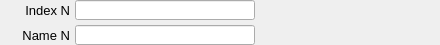
    <widget class="PyDMFrame" name="composite_2">
      <property name="geometry">
        <rect>
          <x>5</x>
          <y>95</y>
          <width>440</width>
          <height>45</height>
        </rect>
      </property>
      <widget class="QLabel" name="text_3">
        <property name="geometry">
          <rect>
            <x>0</x>
            <y>0</y>
            <width>70</width>
            <height>20</height>
          </rect>
        </property>
        <property name="text">
          <string>Index N</string>
        </property>
        <property name="font" stdset="0">
          <font>
            <pointsize>10</pointsize>
          </font>
        </property>
        <property name="brush" stdset="0">
          <brush brushstyle="SolidPattern">
            <color alpha="255">
              <red>0</red>
              <green>0</green>
              <blue>0</blue>
            </color>
          </brush>
        </property>
        <property name="toolTip">
          <string>text_3</string>
        </property>
        <property name="alignment">
          <set>Qt::AlignRight|Qt::AlignTrailing|Qt::AlignVCenter</set>
        </property>
        <property name="styleSheet">
          <string notr="true">QLabel#text_3 {
  color: rgb(0, 0, 0);
  }</string>
        </property>
      </widget>
      <widget class="PyDMLineEdit" name="text_entry">
        <property name="geometry">
          <rect>
            <x>75</x>
            <y>0</y>
            <width>180</width>
            <height>20</height>
          </rect>
        </property>
        <property name="channel" stdset="0">
          <string>ca://${prefix}PosIndexDimN</string>
        </property>
        <property name="toolTip">
          <string>${prefix}PosIndexDimN</string>
        </property>
        <property name="font" stdset="0">
          <font>
            <pointsize>10</pointsize>
          </font>
        </property>
        <property name="styleSheet">
          <string notr="true">PyDMLineEdit#text_entry {
  color: rgb(0, 0, 0);
  background-color: rgb(115, 223, 255);
  border: 1px solid black;
  margin: 0px;
  padding: 0px;
  spacing: 0px;
  }</string>
        </property>
      </widget>
      <widget class="PyDMLabel" name="text_update_1">
        <property name="geometry">
          <rect>
            <x>260</x>
            <y>1</y>
            <width>180</width>
            <height>18</height>
          </rect>
        </property>
        <property name="toolTip">
          <string>PV: ${prefix}PosIndexDimN_RBV</string>
        </property>
        <property name="channel" stdset="0">
          <string>ca://${prefix}PosIndexDimN_RBV</string>
        </property>
        <property name="font" stdset="0">
          <font>
            <pointsize>10</pointsize>
          </font>
        </property>
        <property name="alignment">
          <set>Qt::AlignLeading|Qt::AlignLeft|Qt::AlignVCenter</set>
        </property>
        <property name="textInteractionFlags">
          <set>Qt::TextSelectableByKeyboard|Qt::TextSelectableByMouse</set>
        </property>
        <property name="styleSheet">
          <string notr="true">PyDMLabel#text_update_1 {
  color: rgb(10, 0, 184);
  background-color: rgb(187, 187, 187);
  }</string>
        </property>
      </widget>
      <widget class="QLabel" name="text_4">
        <property name="geometry">
          <rect>
            <x>10</x>
            <y>25</y>
            <width>60</width>
            <height>20</height>
          </rect>
        </property>
        <property name="text">
          <string>Name N</string>
        </property>
        <property name="font" stdset="0">
          <font>
            <pointsize>10</pointsize>
          </font>
        </property>
        <property name="brush" stdset="0">
          <brush brushstyle="SolidPattern">
            <color alpha="255">
              <red>0</red>
              <green>0</green>
              <blue>0</blue>
            </color>
          </brush>
        </property>
        <property name="toolTip">
          <string>text_4</string>
        </property>
        <property name="alignment">
          <set>Qt::AlignRight|Qt::AlignTrailing|Qt::AlignVCenter</set>
        </property>
        <property name="styleSheet">
          <string notr="true">QLabel#text_4 {
  color: rgb(0, 0, 0);
  }</string>
        </property>
      </widget>
      <widget class="PyDMLabel" name="text_update_2">
        <property name="geometry">
          <rect>
            <x>260</x>
            <y>26</y>
            <width>180</width>
            <height>18</height>
          </rect>
        </property>
        <property name="toolTip">
          <string>PV: ${prefix}PosNameDimN_RBV</string>
        </property>
        <property name="channel" stdset="0">
          <string>ca://${prefix}PosNameDimN_RBV</string>
        </property>
        <property name="font" stdset="0">
          <font>
            <pointsize>10</pointsize>
          </font>
        </property>
        <property name="alignment">
          <set>Qt::AlignLeading|Qt::AlignLeft|Qt::AlignVCenter</set>
        </property>
        <property name="textInteractionFlags">
          <set>Qt::TextSelectableByKeyboard|Qt::TextSelectableByMouse</set>
        </property>
        <property name="styleSheet">
          <string notr="true">PyDMLabel#text_update_2 {
  color: rgb(10, 0, 184);
  background-color: rgb(187, 187, 187);
  }</string>
        </property>
      </widget>
      <widget class="PyDMLineEdit" name="text_entry_1">
        <property name="geometry">
          <rect>
            <x>75</x>
            <y>25</y>
            <width>180</width>
            <height>20</height>
          </rect>
        </property>
        <property name="channel" stdset="0">
          <string>ca://${prefix}PosNameDimN</string>
        </property>
        <property name="toolTip">
          <string>${prefix}PosNameDimN</string>
        </property>
        <property name="font" stdset="0">
          <font>
            <pointsize>10</pointsize>
          </font>
        </property>
        <property name="styleSheet">
          <string notr="true">PyDMLineEdit#text_entry_1 {
  color: rgb(0, 0, 0);
  background-color: rgb(115, 223, 255);
  border: 1px solid black;
  margin: 0px;
  padding: 0px;
  spacing: 0px;
  }</string>
        </property>
      </widget>
    </widget>
